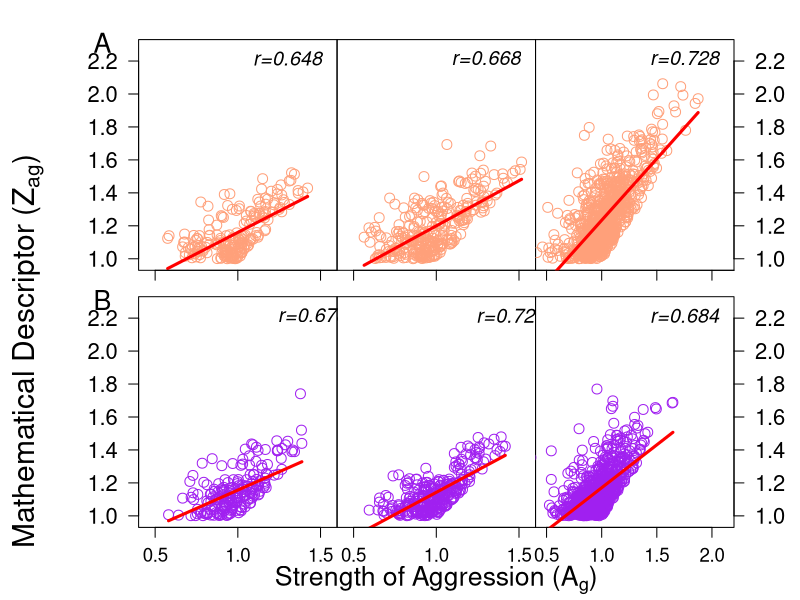

The R source for this figure:



pdf("Figure_3.pdf",width=12.5,height=3.45*2,fonts=c("serif","Palatino"))

par(mar=c(2,0,0,0),oma=c(3.5,10.5,3,5))
par(mfrow=c(2,3))

coE <- log(read.csv("DJ_D_co.csv",header = F))[,-1]
coS <- log(read.csv("DJ_J_co.csv",header=F))[,-1]

moE <- log(read.csv("D_mo.csv",header=F))[,-1]
moS <- log(read.csv("J_mo.csv",header=F))[,-1]


dat <- list(ep.p=coE,sp.p=coS,ep.pi=moE,sp.pi=moS)


nn <- matrix(NA,nrow=100,ncol=14)
for(i in 1:100){
  for(j in 1:14){
    nn[i,j] <- max(c(dat$sp.p[i,j],dat$ep.p[i,j]))/min(c(dat$sp.p[i,j],dat$ep.p[i,j]))
  }
}

nn1 <- matrix(NA,nrow=100,ncol=14)
for(i in 1:100){
  for(j in 1:14){
    nn1[i,j] <- max(c(dat$sp.pi[i,j],dat$ep.pi[i,j]))/min(c(dat$sp.pi[i,j],dat$ep.pi[i,j]))
  }
}



coE <- log(read.csv("DP_D_co.csv",header = F))[,-1]
coS <- log(read.csv("DP_P_co.csv",header=F))[,-1]

moE <- log(read.csv("D_mo.csv",header=F))[,-1]
moS <- log(read.csv("P_mo.csv",header=F))[,-1]


dat <- list(ep.p=coE,sp.p=coS,ep.pi=moE,sp.pi=moS)




nn <- matrix(NA,nrow=100,ncol=14)
for(i in 1:100){
  for(j in 1:14){
    nn[i,j] <- max(c(dat$sp.p[i,j],dat$ep.p[i,j]))/min(c(dat$sp.p[i,j],dat$ep.p[i,j]))
  }
}

nn1 <- matrix(NA,nrow=100,ncol=14)
for(i in 1:100){
  for(j in 1:14){
    nn1[i,j] <- max(c(dat$sp.pi[i,j],dat$ep.pi[i,j]))/min(c(dat$sp.pi[i,j],dat$ep.pi[i,j]))
  }
}


###1-1
plot(NA,NA,type="n",lwd=2,col="#1C86EE55",xlab=" ",
     ylab=" ",cex.lab=1.5,mgp = c(2.7, 1, 0),xaxt="n", yaxt="n",xaxs="i", yaxs="i",
     xlim=c(0.4,1.6),ylim=c(0.93,2.33))

sp <- nn/nn1
es <- nn
splag <- sp[,1:2]
splin <- sp[,3:5]
spa <- sp[,-c(1:5)]

a1 <- unlist(c(splag));b1 <- unlist(c(es[,c(1:2)]))
#segments(1,-10,1,10,lwd=1,col="#9BCD9B");segments(-10,1,1,1,lwd=1,col="#9BCD9B")
#Arrows(0.6,5.3,2.4,5.3,col="#9BCD9B",code=3,arr.type="triangle")
#text(0.8,5.6,"Competition",cex=1.6,font=2);text(1.8,5.6,"Cooperation",cex=1.6,font=2)
points(a1,b1,cex=2,col="#FFA07A")
a1.o <- order(a1)
a11 <- a1[a1.o]; b11 <- b1[a1.o]
lo1 <- lm(b11 ~ poly(a11,1))
lines(a11,predict(lo1,data.frame(x=a11)),col="red",lwd=3)
text(0.4+(1.6-0.4)*0.75,0.93+(2.33-0.93)*0.92,"r=0.648",cex=1.8,font=3)
#mtext("Lag",3,line=0.5,cex=1.8)
#mtext(expression(I[ag]),2,line=5,cex=1.6,font=1)
mtext("A",3,line=-1.2,cex=1.6,font=1,adj=-0.25)
axis(1,seq(0.5,3,0.5),rep("",6),las=1,cex.axis=1.7,tck=-0.05,mgp=c(2.5,1.8,0))
axis(2,seq(1,2.2,0.2),c("1.0",1.2,1.4,1.6,1.8,"2.0",2.2),las=1,cex.axis=2,tck=-0.05,mgp=c(2.5,1.6,0))

#mtext("Mathematical Descriptor",2,line=8,cex=1.8)
mtext(expression(paste("Mathematical Descriptor"," (",Z["ag"],")",sep="")),2,line=7,cex=1.8,adj=1.7)
###1-2
plot(NA,NA,type="n",lwd=2,col="#1C86EE55",xlab=" ",
     ylab=" ",cex.lab=1.5,mgp = c(2.7, 1, 0),xaxt="n", yaxt="n",xaxs="i", yaxs="i",
     xlim=c(0.4,1.6),ylim=c(0.93,2.33))
#segments(1,-10,1,10,lwd=1,col="#9BCD9B");segments(-10,1,1,1,lwd=1,col="#9BCD9B")
#Arrows(0.5,5.3,3,5.3,col="#9BCD9B",code=3,arr.type="triangle")
#text(0.8,5.6,"Competition",cex=1.6,font=2);text(2.2,5.6,"Cooperation",cex=1.6,font=2)
points(unlist(c(splin)),unlist(c(es[,c(3:5)])),cex=2,col="#FFA07A")
a2 <- unlist(c(splin));b2 <- unlist(c(es[,c(3:5)]))
a2.o <- order(a2)
a22 <- a2[a2.o]; b22 <- b2[a2.o]
lo2 <- lm(b22 ~ poly(a22,1))
lines(a22,predict(lo2,data.frame(x=a22)),col="red",lwd=3)
#mtext("Linear",3,line=0.5,cex=1.8)
axis(1,seq(0.5,3.5,0.5),rep("",7),las=1,cex.axis=1.7,tck=-0.05,mgp=c(2.5,1.8,0))
#mtext("Strength of Interaction",1,line=4,cex=1.6)
text(0.4+(1.6-0.4)*0.75,0.93+(2.33-0.93)*0.92,"r=0.668",cex=1.8,font=3)
#mtext(expression(paste("Strength of Aggression"," (",A[g],")",sep="")),1,line=4.1,cex=1.6)

###1-3
plot(NA,NA,type="n",lwd=2,col="#1C86EE55",xlab=" ",
     ylab=" ",cex.lab=1.5,mgp = c(2.7, 1, 0),xaxt="n", yaxt="n",xaxs="i", yaxs="i",
     xlim=c(0.4,2.2),ylim=c(0.93,2.33))
#segments(1,-10,1,10,lwd=1,col="#9BCD9B");segments(-10,1,1,1,lwd=1,col="#9BCD9B")
#Arrows(0.4,5.3,3,5.3,col="#9BCD9B",code=3,arr.type="triangle")
#text(0.73,5.6,"Competition",cex=1.6,font=2);text(2.2,5.6,"Cooperation",cex=1.6,font=2)
points(unlist(c(spa)),unlist(c(es[,-c(1:5)])),cex=2,col="#FFA07A")
#mtext("Asymptotic",3,line=0.5,cex=1.8)
axis(1,seq(0,3.5,0.5),rep("",8),las=1,cex.axis=1.7,tck=-0.05,mgp=c(2.5,1.8,0))
axis(4,seq(1,2.2,0.2),c("1.0",1.2,1.4,1.6,1.8,"2.0",2.2),las=1,cex.axis=2,tck=-0.05,mgp=c(2.5,1.6,0))
text(0.4+(2.2-0.4)*0.75,0.93+(2.33-0.93)*0.92,"r=0.728",cex=1.8,font=3)
a2 <- unlist(c(spa));b2 <- unlist(c(es[,-c(1:5)]))
a2.o <- order(a2)
a22 <- a2[a2.o]; b22 <- b2[a2.o]
lo2 <- lm(b22 ~ poly(a22,1))
lines(a22,predict(lo2,data.frame(x=a22)),col="red",lwd=3)




coE <- log(read.csv("JP_J_co.csv",header = F))[,-1]
coS <- log(read.csv("JP_P_co.csv",header=F))[,-1]

moE <- log(read.csv("J_mo.csv",header=F))[,-1]
moS <- log(read.csv("P_mo.csv",header=F))[,-1]


dat <- list(ep.p=coE,sp.p=coS,ep.pi=moE,sp.pi=moS)


library(shape)


nn <- matrix(NA,nrow=100,ncol=14)
for(i in 1:100){
  for(j in 1:14){
    nn[i,j] <- max(c(dat$sp.p[i,j],dat$ep.p[i,j]))/min(c(dat$sp.p[i,j],dat$ep.p[i,j]))
  }
}

nn1 <- matrix(NA,nrow=100,ncol=14)
for(i in 1:100){
  for(j in 1:14){
    nn1[i,j] <- max(c(dat$sp.pi[i,j],dat$ep.pi[i,j]))/min(c(dat$sp.pi[i,j],dat$ep.pi[i,j]))
  }
}


###1-1

plot(NA,NA,type="n",lwd=2,col="#1C86EE55",xlab=" ",
     ylab=" ",cex.lab=1.5,mgp = c(2.7, 1, 0),xaxt="n", yaxt="n",xaxs="i", yaxs="i",
     xlim=c(0.4,1.6),ylim=c(0.93,2.33))

sp <- nn/nn1
es <- nn
splag <- sp[,1:2]
splin <- sp[,3:5]
spa <- sp[,-c(1:5)]

a1 <- unlist(c(splag));b1 <- unlist(c(es[,c(1:2)]))
#segments(1,-10,1,10,lwd=1,col="#9BCD9B");segments(-10,1,1,1,lwd=1,col="#9BCD9B")
#Arrows(0.6,5.3,2.4,5.3,col="#9BCD9B",code=3,arr.type="triangle")
#text(0.8,5.6,"Competition",cex=1.6,font=2);text(1.8,5.6,"Cooperation",cex=1.6,font=2)
points(a1,b1,cex=2,col="purple")
a1.o <- order(a1)
a11 <- a1[a1.o]; b11 <- b1[a1.o]
b11[length(a11)] <- 0.01
lo1 <- lm(b11 ~ poly(a11,1))
lines(a11,predict(lo1,data.frame(x=a11)),col="red",lwd=3)
text(0.4+(1.8-0.4)*0.75,0.93+(2.33-0.93)*0.92,"r=0.678",cex=1.8,font=3)
#mtext("Lag",3,line=0.5,cex=1.8)
#mtext(expression(z[ag]),2,line=5,cex=1.6,font=1)
mtext("B",3,line=-1.2,cex=1.6,font=1,adj=-0.25)
axis(1,seq(0.5,1.5,0.5),c(0.5,"1.0",1.5),las=1,cex.axis=1.7,tck=-0.05,mgp=c(2.5,1.8,0))
axis(2,seq(1,2.2,0.2),c("1.0",1.2,1.4,1.6,1.8,"2.0",2.2),las=1,cex.axis=2,tck=-0.05,mgp=c(2.5,1.6,0))


###1-2
plot(NA,NA,type="n",lwd=2,col="#1C86EE55",xlab=" ",
     ylab=" ",cex.lab=1.5,mgp = c(2.7, 1, 0),xaxt="n", yaxt="n",xaxs="i", yaxs="i",
     xlim=c(0.4,1.6),ylim=c(0.93,2.33))
#segments(1,-10,1,10,lwd=1,col="#9BCD9B");segments(-10,1,1,1,lwd=1,col="#9BCD9B")
#Arrows(0.5,5.3,3,5.3,col="#9BCD9B",code=3,arr.type="triangle")
#text(0.8,5.6,"Competition",cex=1.6,font=2);text(2.2,5.6,"Cooperation",cex=1.6,font=2)
points(unlist(c(splin)),unlist(c(es[,c(3:5)])),cex=2,col="purple")
a2 <- unlist(c(splin));b2 <- unlist(c(es[,c(3:5)]))
a2.o <- order(a2)
a22 <- a2[a2.o]; b22 <- b2[a2.o]
lo2 <- lm(b22 ~ poly(a22,1))
lines(a22,predict(lo2,data.frame(x=a22)),col="red",lwd=3)
#mtext("Linear",3,line=0.5,cex=1.8)
axis(1,seq(0.5,1.5,0.5),c(0.5,"1.0",1.5),las=1,cex.axis=1.7,tck=-0.05,mgp=c(2.5,1.8,0))
#mtext("Strength of Interaction",1,line=4,cex=1.6)
text(0.4+(1.8-0.4)*0.75,0.93+(2.33-0.93)*0.92,"r=0.724",cex=1.8,font=3)
mtext(expression(paste("Strength of Aggression"," (",A[g],")",sep="")),1,line=4.3,cex=1.6)

###1-3
plot(NA,NA,type="n",lwd=2,col="#1C86EE55",xlab=" ",
     ylab=" ",cex.lab=1.5,mgp = c(2.7, 1, 0),xaxt="n", yaxt="n",xaxs="i", yaxs="i",
     xlim=c(0.4,2.2),ylim=c(0.93,2.33))
#segments(1,-10,1,10,lwd=1,col="#9BCD9B");segments(-10,1,1,1,lwd=1,col="#9BCD9B")
#Arrows(0.4,5.3,3,5.3,col="#9BCD9B",code=3,arr.type="triangle")
#text(0.73,5.6,"Competition",cex=1.6,font=2);text(2.2,5.6,"Cooperation",cex=1.6,font=2)
points(unlist(c(spa)),unlist(c(es[,-c(1:5)])),cex=2,col="purple")
#mtext("Asymptotic",3,line=0.5,cex=1.8)
axis(1,seq(0.5,2,0.5),c(0.5,"1.0",1.5,"2.0"),las=1,cex.axis=1.7,tck=-0.05,mgp=c(2.5,1.8,0))
axis(4,seq(1,2.2,0.2),c("1.0",1.2,1.4,1.6,1.8,"2.0",2.2),las=1,cex.axis=2,tck=-0.05,mgp=c(2.5,1.6,0))
text(0.4+(2.2-0.4)*0.75,0.93+(2.33-0.93)*0.92,"r=0.684",cex=1.8,font=3)
a2 <- unlist(c(spa));b2 <- unlist(c(es[,-c(1:5)]))
a2.o <- order(a2)
a22 <- a2[a2.o]; b22 <- b2[a2.o]
lo2 <- lm(b22 ~ poly(a22,1))
lines(a22,predict(lo2,data.frame(x=a22)),col="red",lwd=3)

dev.off()